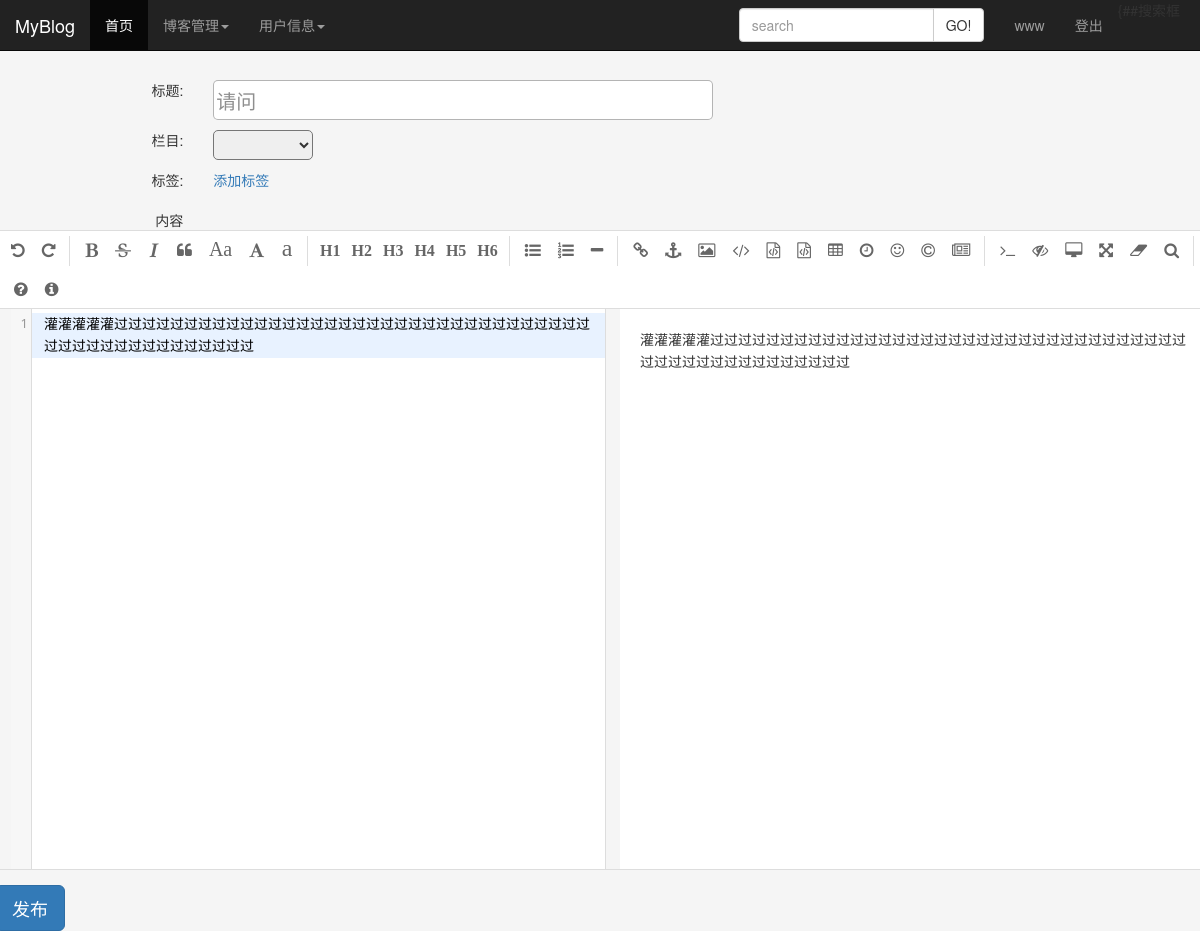
The page /article/redit-article/2 (signed in) on the database as committed earlier.
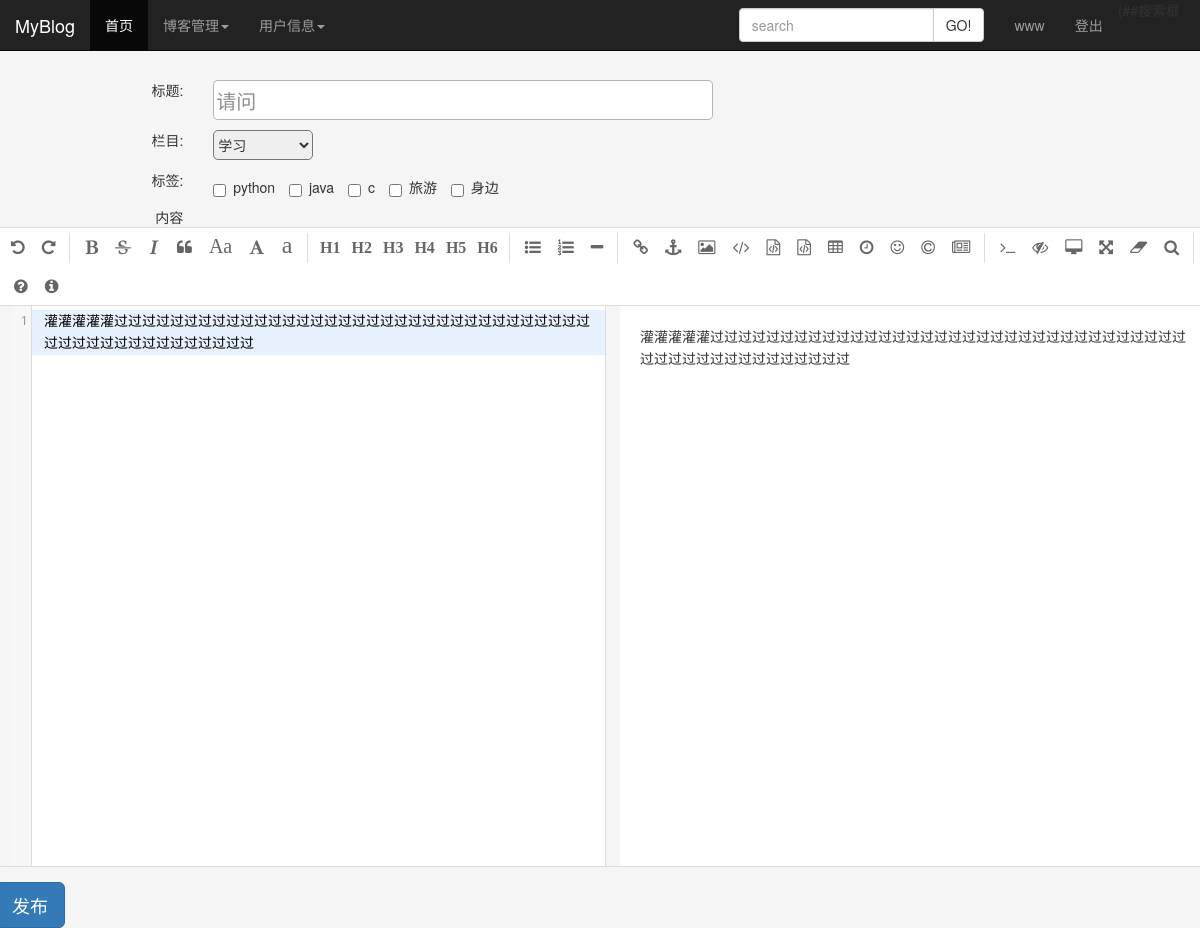
The same page on the database as committed later.
### article/models.py (models this page shows, shortened)
class ArticlePost(models.Model):
    author = models.ForeignKey(User, related_name="article", on_delete=models.CASCADE)
    title = models.CharField(max_length=200)
    slug = models.SlugField(max_length=500)
    column = models.ForeignKey(ArticleColumn, related_name="article_column", on_delete=models.CASCADE)
    body = models.TextField()
    created = models.DateTimeField(default=timezone.now())
    updated = models.DateTimeField(auto_now=True)
    users_like = models.ManyToManyField(User, related_name="articles_like", blank=True)
    article_tag = models.ManyToManyField(ArticleTag, related_name="article_tag", blank=True)
    article_collect = models.ManyToManyField(User, related_name="collection_article", blank=True)
    class Meta:
        ordering = ("title",)
        index_together = (('id', 'slug'),)

class ArticleTag(models.Model):
    author = models.ForeignKey(User, related_name="tag", on_delete=models.CASCADE)
    tag = models.CharField(max_length=500)

### article/views.py (the view, shortened to what this page needs)
# urls.py: path('redit-article/<int:article_id>', views.redit_article, name="redit_article"),
@login_required(login_url="/account/login/")
@csrf_exempt
def redit_article(request, article_id):
    if request.method == "GET":
        article_columns = request.user.article_column.all()
        article = ArticlePost.objects.get(id=article_id)
        this_article_form = ArticlePostForm(initial={"title": article.title})
        this_article_column = article.column
        article_tags = request.user.tag.all()
        return render(request, "article/column/redit_article.html", {"article": article,
                                                                     "article_columns": article_columns,
                                                                     "this_article_form": this_article_form,
                                                                     "this_article_column": this_article_column,
                                                                     "article_tags": article_tags})

### article/forms.py
class ArticlePostForm(forms.ModelForm):
    class Meta:
        model = ArticlePost
        fields = ("title", "body")
        widgets = {
            "title": forms.TextInput(attrs={"style": "height:40px;width:500px;border-radius:5px;border:1px solid rgba(69,69,69,0.4);color:rgba(69,69,69,0.6);font-size:20px;"})
        }

### templates/article/column/redit_article.html (shortened to what this page needs)
{% extends 'base.html' %}
{% load staticfiles %}
{% block content %}
    <link rel="stylesheet" href="{% static 'editor/css/style.css' %}">
    <link rel="stylesheet" href="{% static 'editor/css/editormd.css' %}">
    <div style="margin-left: 10px">
        <form class="form-horizontal" action="." method="post">{% csrf_token %}
            <div class="row" style="margin-top: 10px;">
                <div class="col-md-2 text-right"><span>标题:</span></div>
                <div class="col-md-10 text-left">{{ this_article_form.title }}</div>
            </div>
            <div class="row" style="margin-top: 10px;">
                <div class="col-md-2 text-right"><span>栏目:</span></div>
                <div class="col-md-10 text-left">
                    <select id="which_column" style="width: 100px;height: 30px;border-radius: 5px;">
                        {% for column in article_columns %}
                            {% if column == this_article_column %}
                                <option value="{{column.id}}" selected="selected">{{column.column}}</option>
                            {% else %}
                                <option value="{{column.id}}">{{column.column}}</option>
                            {% endif %}
                        {% endfor %}
                    </select>
                </div>
            </div>
            <div class="row" style="margin-top: 10px;">
                <div class="col-md-2 text-right"><span>标签:</span></div>
                <div class="col-md-10 text-left">
                    {% for tag in article_tags %}
                    <label class="checkbox-inline">
                        <input class="checkbox" type="checkbox" id="{{ tag.id }}" name="article_tag" value="{{ tag.tag }}">{{ tag.tag }}
                    </label>
                        {% empty %}
                        <p><a href="{% url 'article_tag' %}">添加标签</a> </p>
                    {% endfor %}
                </div>
            </div>
            <div class="row" style="margin-top: 10px;">
                <div class="col-md-2 text-right">内容</div>
                <div id="editormd" class="col-md-10 text-left">
            </div>
            </div>
            <div class="row">
                <input type="button" class="btn btn-primary btn-lg" value="发布" onclick="redit_article()">
            </div>
        </form>
    </div>
{% endblock %}

### templates/base.html (shortened to what this page needs)
{% load staticfiles %}
<!DOCTYPE html>
<html lang="en">
<head>
    <link rel="stylesheet" href="{% static 'css/bg.css' %}">
    <link rel="stylesheet" href="{% static 'css/bootstrap.css' %}">
</head>
<body style="background-color: whitesmoke">
    {% include "header.html" %}
        {% block content %}{% endblock %}
</body>
</html>

### templates/header.html (shortened to what this page needs)
{% load staticfiles %}
<div class="container-fluid">
    <nav class="navbar navbar-inverse navbar-fixed-top">
			<div class="navbar-header navbar-left"><a href="#" class="navbar-brand">MyBlog</a></div>
			<ul class="nav navbar-nav">
				<li class="active"><a href="{% url 'home' %}">首页</a></li>
				<li class="dropdown">
							 <a href="#" class="dropdown-toggle" data-toggle="dropdown">博客管理<strong class="caret"></strong></a>
						</li>
                <li class="dropdown">
							 <a href="#" class="dropdown-toggle" data-toggle="dropdown">用户信息<strong class="caret"></strong></a>
						</li>
			</ul>
            <div class="profile navbar-right" style="margin-right: 20px;">
                <form action="{% url 'haystack_search' %}" method="get" class="navbar-form navbar-left">{% csrf_token %}
                    <div class="input-group">
                        <input type="text" placeholder="search" class="form-control" name="q" />
                    <span class="input-group-btn"><input type="submit" class="btn btn-default" value="GO!"></span>
                    </div>
			    </form>
                <ul class="nav navbar-nav">
                {% if user.is_authenticated %}
                    <li><a href="">{{ user.username }}</a> </li>
                    <li><a href="{% url 'user_logout' %}">登出</a> </li>
                    {% else %}
                    <li><a href="{% url 'user_login' %}">登录</a> </li>
                    <li><a href="{% url 'user_register' %}">注册</a> </li>
                </ul>
                {% endif %}
            </div>
	</nav>
</div>

### static/editor/css/editormd.css (style rules this page uses)
.editormd { width: 90%; height: 640px; margin: 0 auto; text-align: left; overflow: hidden; position: relative; margin-bottom: 15px; border: 1px solid #ddd; font-family: "Meiryo UI", "Microsoft YaHei", "Malgun Gothic", "Segoe UI", "Trebuchet MS", Helvetica, "Monaco", monospace, Tahoma, STXihei, "华文细黑", STHeiti, "Helvetica Neue", "Droid Sans", "wenquanyi micro hei", FreeSans, Arimo, Arial, SimSun, "宋体", Heiti, "黑体", sans-serif; }

Rows that differ between the two databases and show on the page:
added ArticleTag: tag "python"
added ArticleTag: tag "java"
added ArticleTag: tag "c"
added ArticleTag: tag "旅游"
added ArticleTag: tag "身边"
Other text that changed with them:
form field value: (not shown) → "学习"
text no longer shown: "添加标签"
